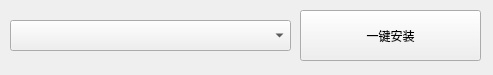
<?xml version="1.0" encoding="UTF-8"?>
<ui version="4.0">
 <class>MainWindow</class>
 <widget class="QMainWindow" name="MainWindow">
  <property name="geometry">
   <rect>
    <x>0</x>
    <y>0</y>
    <width>493</width>
    <height>75</height>
   </rect>
  </property>
  <property name="windowTitle">
   <string>Java 自动安装</string>
  </property>
  <widget class="QWidget" name="centralwidget">
   <widget class="QComboBox" name="comboBox">
    <property name="geometry">
     <rect>
      <x>10</x>
      <y>20</y>
      <width>281</width>
      <height>31</height>
     </rect>
    </property>
   </widget>
   <widget class="QPushButton" name="pushButton">
    <property name="geometry">
     <rect>
      <x>300</x>
      <y>10</y>
      <width>181</width>
      <height>51</height>
     </rect>
    </property>
    <property name="text">
     <string>一键安装</string>
    </property>
   </widget>
  </widget>
 </widget>
 <resources/>
 <connections/>
</ui>
